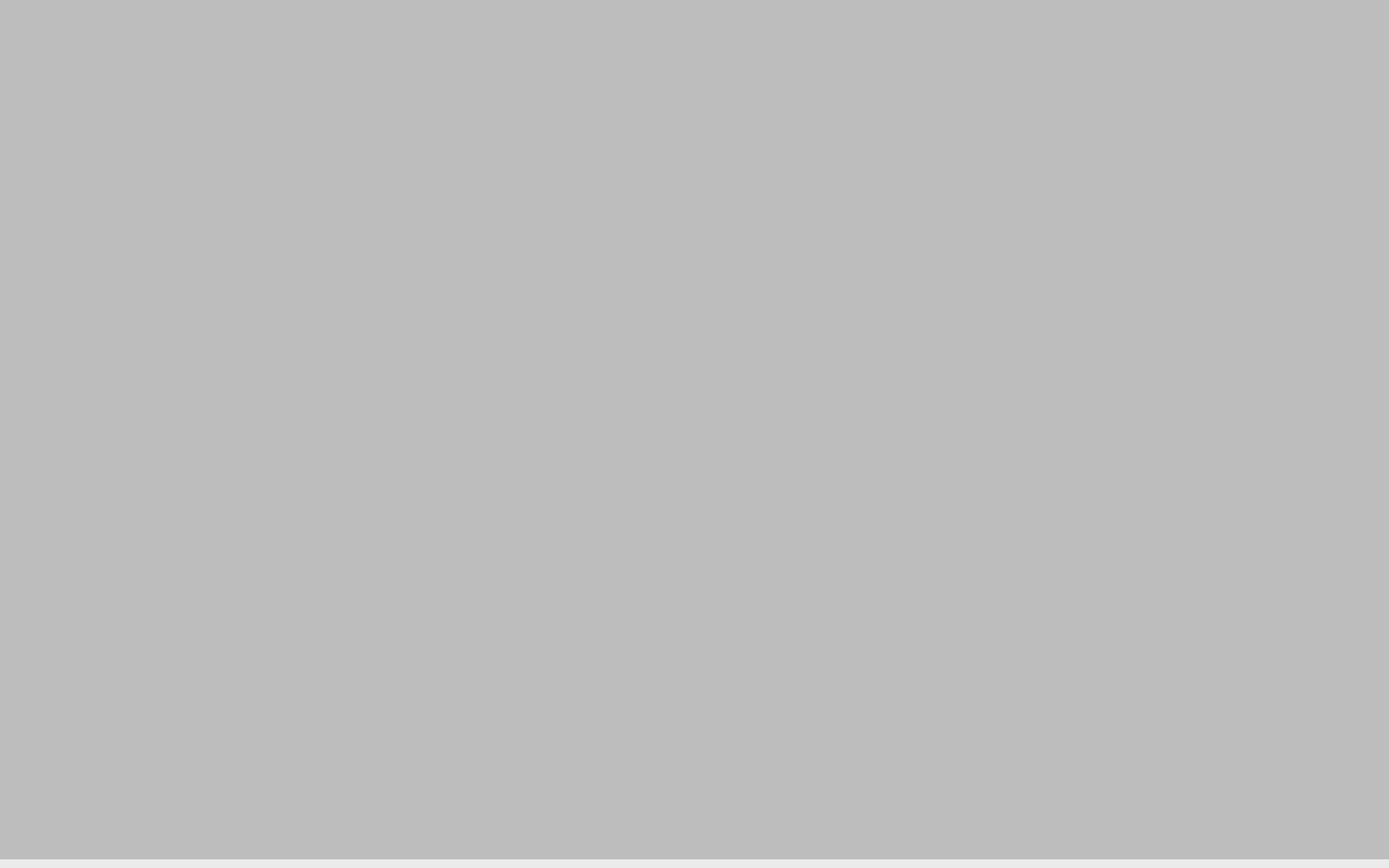
<?xml version="1.0" encoding="UTF-8"?>
<ui version="4.0">
 <class>Search</class>
 <widget class="QMainWindow" name="Search">
  <property name="geometry">
   <rect>
    <x>0</x>
    <y>0</y>
    <width>1440</width>
    <height>900</height>
   </rect>
  </property>
  <property name="windowTitle">
   <string>MainWindow</string>
  </property>
  <property name="layoutDirection">
   <enum>Qt::LeftToRight</enum>
  </property>
  <property name="styleSheet">
   <string notr="true">background:rgb(235, 235, 235)</string>
  </property>
  <widget class="QWidget" name="centralwidget">
   <widget class="QPushButton" name="close">
    <property name="geometry">
     <rect>
      <x>1360</x>
      <y>0</y>
      <width>61</width>
      <height>71</height>
     </rect>
    </property>
    <property name="sizePolicy">
     <sizepolicy hsizetype="Minimum" vsizetype="Expanding">
      <horstretch>0</horstretch>
      <verstretch>0</verstretch>
     </sizepolicy>
    </property>
    <property name="cursor">
     <cursorShape>ArrowCursor</cursorShape>
    </property>
    <property name="focusPolicy">
     <enum>Qt::NoFocus</enum>
    </property>
    <property name="styleSheet">
     <string notr="true">border-style:inset;
background-color: rgba(255, 255, 255, 0);</string>
    </property>
    <property name="inputMethodHints">
     <set>Qt::ImhNone</set>
    </property>
    <property name="text">
     <string/>
    </property>
    <property name="icon">
     <iconset resource="../../icons.qrc">
      <normaloff>:/icons/cancel.png</normaloff>:/icons/cancel.png</iconset>
    </property>
    <property name="iconSize">
     <size>
      <width>50</width>
      <height>50</height>
     </size>
    </property>
    <property name="shortcut">
     <string>Ctrl+C</string>
    </property>
    <property name="flat">
     <bool>true</bool>
    </property>
   </widget>
   <widget class="QPushButton" name="add">
    <property name="geometry">
     <rect>
      <x>1260</x>
      <y>0</y>
      <width>61</width>
      <height>71</height>
     </rect>
    </property>
    <property name="sizePolicy">
     <sizepolicy hsizetype="Minimum" vsizetype="Expanding">
      <horstretch>0</horstretch>
      <verstretch>0</verstretch>
     </sizepolicy>
    </property>
    <property name="cursor">
     <cursorShape>ArrowCursor</cursorShape>
    </property>
    <property name="focusPolicy">
     <enum>Qt::NoFocus</enum>
    </property>
    <property name="styleSheet">
     <string notr="true">border-style:inset;
background-color: rgba(255, 255, 255, 0);</string>
    </property>
    <property name="inputMethodHints">
     <set>Qt::ImhNone</set>
    </property>
    <property name="text">
     <string/>
    </property>
    <property name="icon">
     <iconset resource="../../icons.qrc">
      <normaloff>:/icons/add.png</normaloff>:/icons/add.png</iconset>
    </property>
    <property name="iconSize">
     <size>
      <width>50</width>
      <height>50</height>
     </size>
    </property>
    <property name="shortcut">
     <string>Ctrl+C</string>
    </property>
    <property name="flat">
     <bool>true</bool>
    </property>
   </widget>
   <widget class="QPushButton" name="search">
    <property name="geometry">
     <rect>
      <x>1160</x>
      <y>0</y>
      <width>61</width>
      <height>71</height>
     </rect>
    </property>
    <property name="sizePolicy">
     <sizepolicy hsizetype="Minimum" vsizetype="Expanding">
      <horstretch>0</horstretch>
      <verstretch>0</verstretch>
     </sizepolicy>
    </property>
    <property name="cursor">
     <cursorShape>ArrowCursor</cursorShape>
    </property>
    <property name="focusPolicy">
     <enum>Qt::NoFocus</enum>
    </property>
    <property name="styleSheet">
     <string notr="true">border-style:inset;
background-color: rgba(255, 255, 255, 0);</string>
    </property>
    <property name="inputMethodHints">
     <set>Qt::ImhNone</set>
    </property>
    <property name="text">
     <string/>
    </property>
    <property name="icon">
     <iconset resource="../../icons.qrc">
      <normaloff>:/icons/search.png</normaloff>:/icons/search.png</iconset>
    </property>
    <property name="iconSize">
     <size>
      <width>50</width>
      <height>50</height>
     </size>
    </property>
    <property name="shortcut">
     <string>Ctrl+C</string>
    </property>
    <property name="flat">
     <bool>true</bool>
    </property>
   </widget>
   <widget class="QLabel" name="background">
    <property name="geometry">
     <rect>
      <x>0</x>
      <y>0</y>
      <width>1440</width>
      <height>900</height>
     </rect>
    </property>
    <property name="styleSheet">
     <string notr="true">border-image: url(:/icons/Blurred.jpg);</string>
    </property>
    <property name="text">
     <string/>
    </property>
   </widget>
   <widget class="QLabel" name="mask">
    <property name="geometry">
     <rect>
      <x>-10</x>
      <y>-10</y>
      <width>1451</width>
      <height>901</height>
     </rect>
    </property>
    <property name="styleSheet">
     <string notr="true">background-color: rgba(0, 0, 0, 50);</string>
    </property>
    <property name="text">
     <string/>
    </property>
   </widget>
   <widget class="QPushButton" name="optionb_2">
    <property name="geometry">
     <rect>
      <x>920</x>
      <y>660</y>
      <width>69</width>
      <height>78</height>
     </rect>
    </property>
    <property name="sizePolicy">
     <sizepolicy hsizetype="Minimum" vsizetype="Expanding">
      <horstretch>0</horstretch>
      <verstretch>0</verstretch>
     </sizepolicy>
    </property>
    <property name="cursor">
     <cursorShape>ArrowCursor</cursorShape>
    </property>
    <property name="focusPolicy">
     <enum>Qt::NoFocus</enum>
    </property>
    <property name="styleSheet">
     <string notr="true">border-style:inset;

background-color: rgba(255, 255, 255, 0);background-color: </string>
    </property>
    <property name="inputMethodHints">
     <set>Qt::ImhNone</set>
    </property>
    <property name="text">
     <string/>
    </property>
    <property name="iconSize">
     <size>
      <width>50</width>
      <height>50</height>
     </size>
    </property>
    <property name="flat">
     <bool>true</bool>
    </property>
   </widget>
   <widget class="QPushButton" name="optionb_3">
    <property name="geometry">
     <rect>
      <x>1010</x>
      <y>660</y>
      <width>69</width>
      <height>78</height>
     </rect>
    </property>
    <property name="sizePolicy">
     <sizepolicy hsizetype="Minimum" vsizetype="Expanding">
      <horstretch>0</horstretch>
      <verstretch>0</verstretch>
     </sizepolicy>
    </property>
    <property name="cursor">
     <cursorShape>ArrowCursor</cursorShape>
    </property>
    <property name="focusPolicy">
     <enum>Qt::NoFocus</enum>
    </property>
    <property name="styleSheet">
     <string notr="true">border-style:inset;

background-color: rgba(255, 255, 255, 0);background-color: </string>
    </property>
    <property name="inputMethodHints">
     <set>Qt::ImhNone</set>
    </property>
    <property name="text">
     <string/>
    </property>
    <property name="iconSize">
     <size>
      <width>50</width>
      <height>50</height>
     </size>
    </property>
    <property name="flat">
     <bool>true</bool>
    </property>
   </widget>
   <widget class="QPushButton" name="optionb_1">
    <property name="geometry">
     <rect>
      <x>820</x>
      <y>660</y>
      <width>69</width>
      <height>78</height>
     </rect>
    </property>
    <property name="sizePolicy">
     <sizepolicy hsizetype="Minimum" vsizetype="Expanding">
      <horstretch>0</horstretch>
      <verstretch>0</verstretch>
     </sizepolicy>
    </property>
    <property name="cursor">
     <cursorShape>ArrowCursor</cursorShape>
    </property>
    <property name="focusPolicy">
     <enum>Qt::NoFocus</enum>
    </property>
    <property name="styleSheet">
     <string notr="true">border-style:inset;

background-color: rgba(255, 255, 255, 0);background-color: </string>
    </property>
    <property name="inputMethodHints">
     <set>Qt::ImhNone</set>
    </property>
    <property name="text">
     <string/>
    </property>
    <property name="iconSize">
     <size>
      <width>50</width>
      <height>50</height>
     </size>
    </property>
    <property name="flat">
     <bool>true</bool>
    </property>
   </widget>
   <widget class="QLabel" name="item_info2">
    <property name="geometry">
     <rect>
      <x>750</x>
      <y>460</y>
      <width>301</width>
      <height>30</height>
     </rect>
    </property>
    <property name="font">
     <font>
      <pointsize>11</pointsize>
     </font>
    </property>
    <property name="styleSheet">
     <string notr="true">background-color: rgba(255, 255, 255, 0);
color: rgb(255, 255, 255);</string>
    </property>
    <property name="text">
     <string/>
    </property>
    <property name="alignment">
     <set>Qt::AlignCenter</set>
    </property>
   </widget>
   <widget class="QLabel" name="item_info1">
    <property name="geometry">
     <rect>
      <x>750</x>
      <y>430</y>
      <width>301</width>
      <height>30</height>
     </rect>
    </property>
    <property name="font">
     <font>
      <pointsize>11</pointsize>
     </font>
    </property>
    <property name="styleSheet">
     <string notr="true">background-color: rgba(255, 255, 255, 0);
color: rgb(255, 255, 255);</string>
    </property>
    <property name="text">
     <string/>
    </property>
    <property name="alignment">
     <set>Qt::AlignCenter</set>
    </property>
   </widget>
   <widget class="QPushButton" name="item_icon">
    <property name="geometry">
     <rect>
      <x>750</x>
      <y>120</y>
      <width>301</width>
      <height>219</height>
     </rect>
    </property>
    <property name="sizePolicy">
     <sizepolicy hsizetype="Minimum" vsizetype="Expanding">
      <horstretch>0</horstretch>
      <verstretch>0</verstretch>
     </sizepolicy>
    </property>
    <property name="cursor">
     <cursorShape>ArrowCursor</cursorShape>
    </property>
    <property name="focusPolicy">
     <enum>Qt::NoFocus</enum>
    </property>
    <property name="styleSheet">
     <string notr="true">border-style:inset;
background-color: rgba(255, 255, 255, 0);
</string>
    </property>
    <property name="inputMethodHints">
     <set>Qt::ImhNone</set>
    </property>
    <property name="text">
     <string/>
    </property>
    <property name="iconSize">
     <size>
      <width>200</width>
      <height>200</height>
     </size>
    </property>
    <property name="shortcut">
     <string>4</string>
    </property>
    <property name="flat">
     <bool>true</bool>
    </property>
   </widget>
   <widget class="QPushButton" name="optionb_0">
    <property name="geometry">
     <rect>
      <x>730</x>
      <y>660</y>
      <width>69</width>
      <height>78</height>
     </rect>
    </property>
    <property name="sizePolicy">
     <sizepolicy hsizetype="Minimum" vsizetype="Expanding">
      <horstretch>0</horstretch>
      <verstretch>0</verstretch>
     </sizepolicy>
    </property>
    <property name="cursor">
     <cursorShape>ArrowCursor</cursorShape>
    </property>
    <property name="focusPolicy">
     <enum>Qt::NoFocus</enum>
    </property>
    <property name="styleSheet">
     <string notr="true">border-style:inset;

background-color: rgba(255, 255, 255, 0);background-color: </string>
    </property>
    <property name="inputMethodHints">
     <set>Qt::ImhNone</set>
    </property>
    <property name="text">
     <string/>
    </property>
    <property name="iconSize">
     <size>
      <width>50</width>
      <height>50</height>
     </size>
    </property>
    <property name="flat">
     <bool>true</bool>
    </property>
   </widget>
   <widget class="QLabel" name="item_title">
    <property name="geometry">
     <rect>
      <x>750</x>
      <y>350</y>
      <width>301</width>
      <height>30</height>
     </rect>
    </property>
    <property name="font">
     <font>
      <pointsize>20</pointsize>
     </font>
    </property>
    <property name="styleSheet">
     <string notr="true">background-color: rgba(255, 255, 255, 0);
color: rgb(255, 255, 255);</string>
    </property>
    <property name="text">
     <string/>
    </property>
    <property name="alignment">
     <set>Qt::AlignCenter</set>
    </property>
   </widget>
   <widget class="QLabel" name="item_subtitle">
    <property name="geometry">
     <rect>
      <x>750</x>
      <y>380</y>
      <width>301</width>
      <height>30</height>
     </rect>
    </property>
    <property name="font">
     <font>
      <pointsize>11</pointsize>
     </font>
    </property>
    <property name="styleSheet">
     <string notr="true">background-color: rgba(255, 255, 255, 0);
color: rgb(255, 255, 255);</string>
    </property>
    <property name="text">
     <string/>
    </property>
    <property name="alignment">
     <set>Qt::AlignCenter</set>
    </property>
   </widget>
   <zorder>background</zorder>
   <zorder>mask</zorder>
   <zorder>close</zorder>
   <zorder>add</zorder>
   <zorder>search</zorder>
   <zorder>optionb_2</zorder>
   <zorder>optionb_3</zorder>
   <zorder>optionb_1</zorder>
   <zorder>item_info2</zorder>
   <zorder>item_info1</zorder>
   <zorder>item_icon</zorder>
   <zorder>optionb_0</zorder>
   <zorder>item_title</zorder>
   <zorder>item_subtitle</zorder>
  </widget>
 </widget>
 <resources>
  <include location="../../icons.qrc"/>
 </resources>
 <connections>
  <connection>
   <sender>close</sender>
   <signal>clicked()</signal>
   <receiver>Search</receiver>
   <slot>close()</slot>
   <hints>
    <hint type="sourcelabel">
     <x>1389</x>
     <y>43</y>
    </hint>
    <hint type="destinationlabel">
     <x>1401</x>
     <y>136</y>
    </hint>
   </hints>
  </connection>
 </connections>
</ui>
